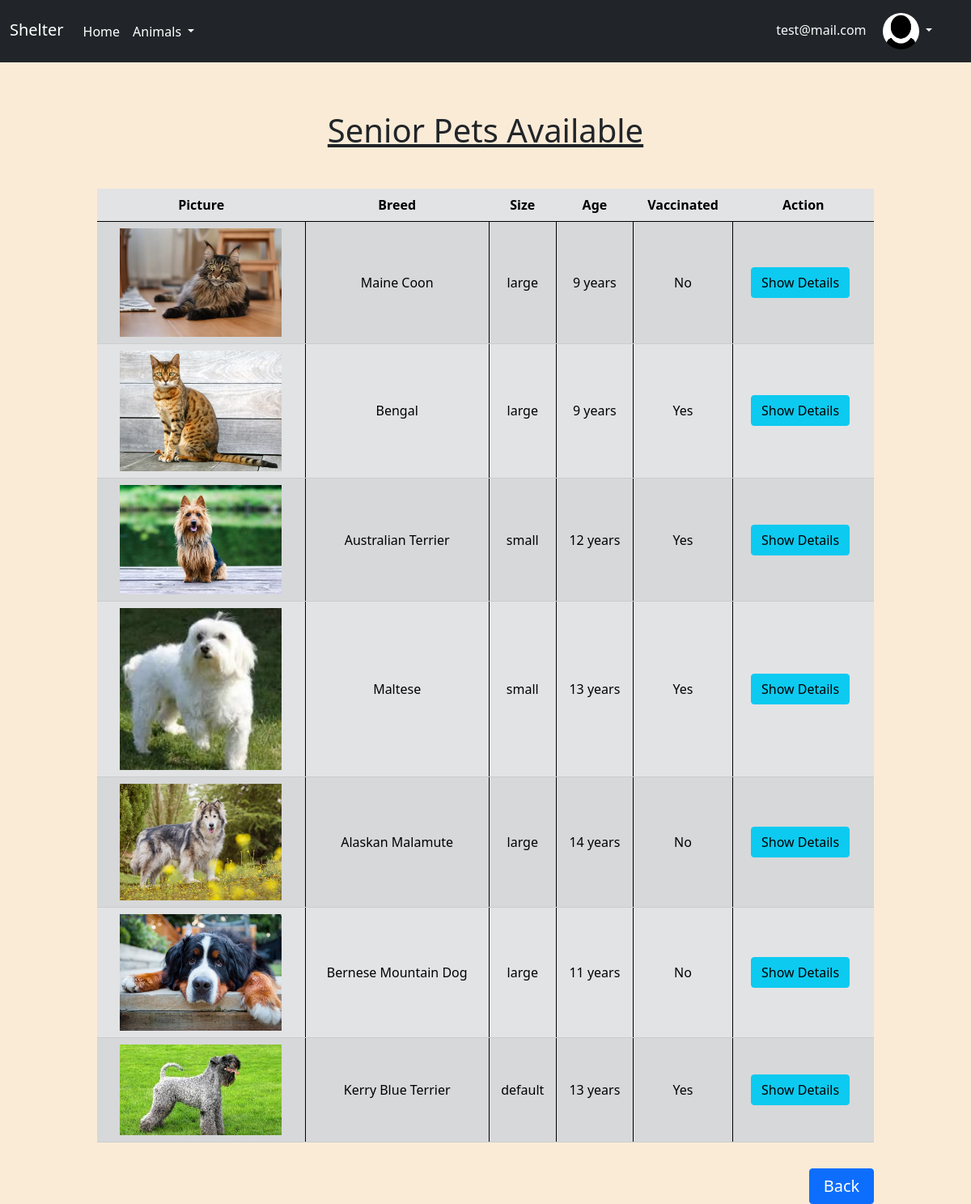
Screenshot of /animals/seniorUser.php (signed in) with the database file from the repository.
### tables this page shows
CREATE TABLE `user` (
  `user_id` int(11) NOT NULL,
  `first_name` varchar(255) NOT NULL,
  `last_name` varchar(255) NOT NULL,
  `email` varchar(255) NOT NULL,
  `phone_number` bigint(15) NOT NULL,
  `address` varchar(255) NOT NULL,
  `picture` varchar(255) DEFAULT NULL,
  `password` varchar(255) NOT NULL,
  `status` varchar(255) NOT NULL
);

CREATE TABLE `animal` (
  `animal_id` int(11) NOT NULL,
  `name` varchar(255) NOT NULL,
  `photo` varchar(255) DEFAULT NULL,
  `location` varchar(255) NOT NULL,
  `description` varchar(255) NOT NULL,
  `size` varchar(255) NOT NULL,
  `age` int(3) NOT NULL,
  `vaccinated` varchar(255) NOT NULL,
  `breed` varchar(255) NOT NULL
);

### animals/seniorUser.php (the view, shortened to what this page needs)
<?php
require_once "../components/db_connect.php";
$list = "";
$mysql = "SELECT * FROM animal WHERE age >= 8";
$result = mysqli_query($connect, $mysql);
if (mysqli_num_rows($result) > 0) {
    while ($row = mysqli_fetch_assoc($result)) {
        $list .=  "
        <tr>
        <td style='border-left: none !important'><img class='image' src='../pictures/" . $row["photo"] . "'></td>
        <td>" . $row['breed'] . "</td>
        <td>" . $row['size'] . "</td>
        <td>" . $row['age'] . " years</td>
        <td>" . $row['vaccinated'] . "</td>
        <td style='border-right: none !important'><a href='../details.php?id=" . $row["animal_id"] . "'><button class='btn btn-info me-2' type='button'>Show Details</button></a></td>
        ";
    }
} else {
    $list = "<tr><td colspan='4' class='text-center'>No data available</td></tr>";
}
$query = "SELECT * FROM user WHERE user_id = {$_SESSION['user']}";
$result2 = mysqli_query($connect, $query);
$row2 = mysqli_fetch_assoc($result2);
$email = $row2['email'];
$picture = $row2['picture'];
?>
<!DOCTYPE html>
<html lang="en">
<head>
    <?php require_once "../components/boot.php" ?>
</head>
<body>
    <nav class="navbar navbar-expand-lg navbar-dark bg-dark">
        <div class="container-fluid">
            <a class="navbar-brand mb-1">Shelter</a>
            <div class="collapse navbar-collapse" id="navbarNavAltMarkup">
                <div class="navbar-nav">
                    <a class="nav-link active" href="../index.php">Home</a>
                    <li class="nav-item dropdown">
                        <a class="nav-link dropdown-toggle active" href="#" role="button" data-bs-toggle="dropdown" aria-expanded="false">
                            Animals
                        </a>
                    </li>
                </div>
                <div style="margin-left:auto; margin-right: 20px;">
                    <li class="nav-item dropdown">
                        <a class="userNameNav active ms-2 text-light text-decoration-none" style="display:inline-block" href="#" role="button" data-bs-toggle="dropdown" aria-expanded="false">
                            <?= $email ?>
                        </a>
                        <a class="nav-link dropdown-toggle text-light" style="display:inline-block; text-decoration: none !important;"" href=" #" role="button" data-bs-toggle="dropdown" aria-expanded="false">
                            <img src='../pictures/<?= $picture ?>' class="rounded-circle img-fluid" style="width: 45px; height: 45px">
                        </a>
                    </li>
                </div>
            </div>
        </div>
    </nav>
    <div class="animals">
        <p class="h1 text-center text-decoration-underline mb-5">Senior Pets Available</p>
        <table class='table table-striped table-secondary table-hover'>
            <thead>
                <tr>
                    <th class="text-center">Picture</th>
                    <th class="text-center">Breed</th>
                    <th class="text-center">Size</th>
                    <th class="text-center">Age</th>
                    <th class="text-center">Vaccinated</th>
                    <th class="text-center">Action</th>
                </tr>
            </thead>
            <tbody>
                <?= $list ?>
            </tbody>
        </table>
        <button class="btn btn-primary mt-3 fs-5 btn-back">Back</button>
    </div>
</body>
</html>

### animals/seniorUser.php (style rules this page uses)
.animals { margin: 5% auto; width: 80%; }
td { text-align: center; vertical-align: middle; border-left: 1px solid black; border-right: 1px solid black; }
.image { width: 200px; }
html, body { background-color: antiquewhite; }
.btn-back { width: 80px; float: right; }

### rows the page displays
user: email "test@mail.com", picture (placeholder picture)
animal: photo (picture), breed "Maine Coon", size "large", age "9", vaccinated "No"
animal: photo (picture), breed "Bengal", size "large", age "9", vaccinated "Yes"
animal: photo (picture), breed "Australian Terrier", size "small", age "12", vaccinated "Yes"
animal: photo (picture), breed "Maltese", size "small", age "13", vaccinated "Yes"
animal: photo (picture), breed "Alaskan Malamute", size "large", age "14", vaccinated "No"
animal: photo (picture), breed "Bernese Mountain Dog", size "large", age "11", vaccinated "No"
animal: photo (picture), breed "Kerry Blue Terrier", size "default", age "13", vaccinated "Yes"
